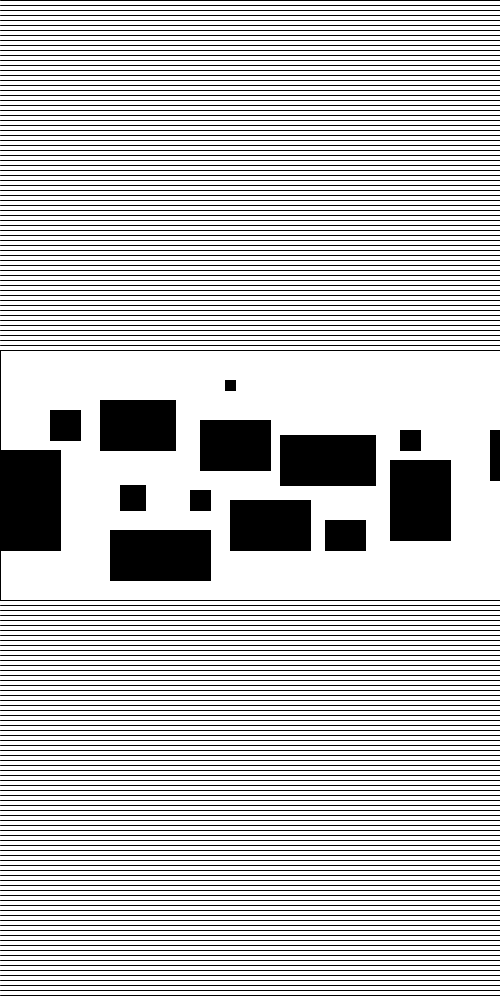
Frame 1 (no input)
Frame 60 (the mouse pressed at the canvas centre just before this capture): identical to frame 1, image omitted
Frame 120 (the mouse held since frame 60 and released just before this capture): identical to frame 1, image omitted

The Processing sketch that drew this single still picture (run headless with seeded random() and noise(); from frame 60 on, the mouse is pressed at the canvas centre):

// Processing sketch: processing_24511
// ── processing_24511.pde

void setup(){
  size(500,1000);
}
void draw () {
  stroke(0,0,0);
  background(255); 
  int x = 0;
  
  while(x<200)
  {
    line (0,5*x,width,5*x);
    x = x + 1;
    
  }
  fill(255,255,255);
  rect(0,350,width,250);
  fill(0,0,0);
  rect(0,450,60,100);
  rect(110,530,100,50);
  rect(120,485,25,25);
  rect(100,400,75,50);
  rect(230,500,80,50);
  rect(190,490,20,20);
  rect(200,420,70,50);
  rect(225,380,10,10);
  rect(280,435,95,50);
  rect(325,520,40,30);
  rect(390,460,60,80);
  rect(400,430,20,20);
  rect(490,430,100,50);
  rect(50,410,30,30);
  

  
}
